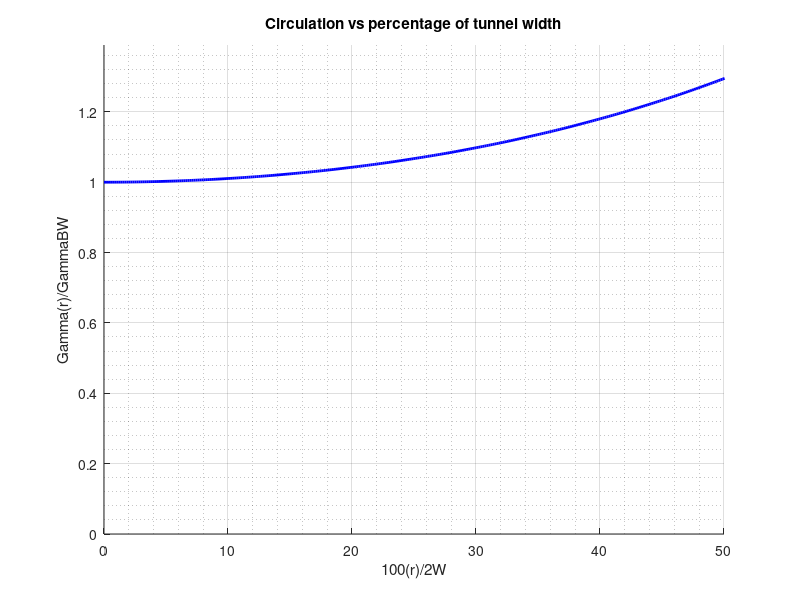

This chart was generated by the following MATLAB code:
%script to model potential flow within the ODU windtunnel
clc; clear all; close all;

H=0.914;        % tunnel height dimension
W=1.219;        % tunnel width dimension

% x portion of the profile

x=[0:0.001:W/2]';

for i=1:size(x,1)
        
        term(i,1)=1;
        term(i,2)=2*(x(i)^2)/(x(i)^2-(2*H)^2);
        term(i,3)=((x(i)-2*W)*x(i))/((x(i)-2*W)^2);
        term(i,4)=((x(i)+2*W)*x(i))/((x(i)+2*W)^2);
        term(i,5)=-2*(x(i)^2)/(x(i)^2-H^2);
        term(i,6)=-((x(i)+W)*x(i))/((x(i)+W)^2);
        term(i,7)=-((x(i)-W)*x(i))/((x(i)-W)^2);
        
        Gamma(i)=sum(term(i,:));
        
end

%now for the y part of the profile

y=x;


for i=1:size(x,1)
        
        term(i,1)=1;
        term(i,2)=((y(i)-2*H)*y(i))/((y(i)-2*H)^2);
        term(i,3)=((y(i)+2*H)*y(i))/((y(i)+2*H)^2);
        term(i,4)=2*(y(i)^2)/(y(i)^2-(2*W)^2);
        term(i,5)=-((y(i)-H)*y(i))/((y(i)-H)^2);
        term(i,6)=-((y(i)+H)*y(i))/((y(i)+H)^2);
        term(i,7)=-2*(y(i)^2)/(y(i)^2-W^2);
        
        Gamma(i)=sum(term(i,:));
end

figure(1); hold on; grid on; set(0,'DefaultAxesFontSize', 18)
h=plot(100*x/(W/2),Gamma,'b-');
axis([0 50 0 1.39]); title('Circulation vs percentage of tunnel width');
xlabel('100(r)/2W'); ylabel('Gamma(r)/GammaBW');
%legend('X direction','Y direction');
set(h(1),'LineWidth',2); grid minor;